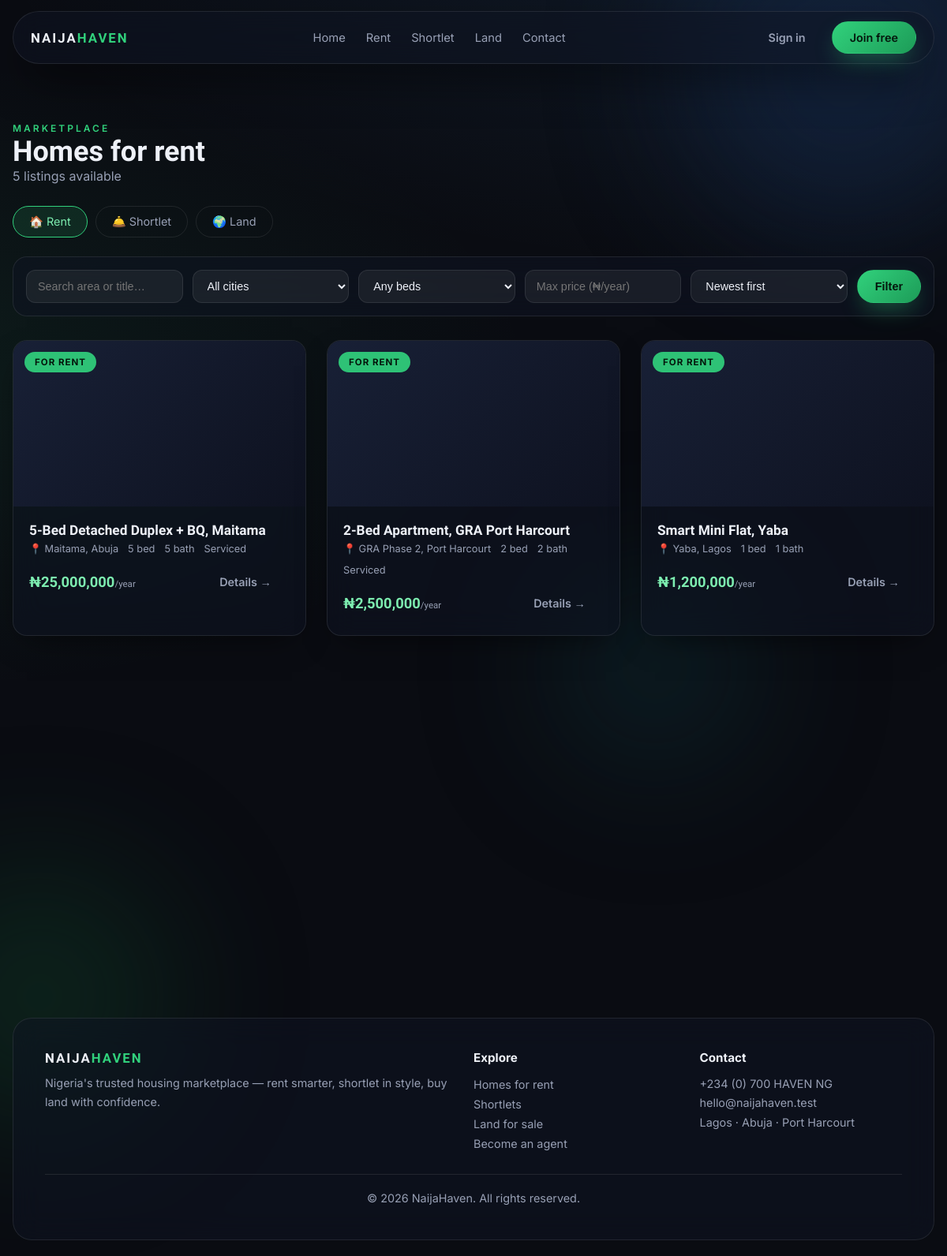
Page /rent.php on the committed database.
### tables this page shows
CREATE TABLE listings (
  id INT AUTO_INCREMENT PRIMARY KEY,
  agent_id INT NOT NULL,
  title VARCHAR(180) NOT NULL,
  listing_type ENUM('rent','shortlet','land') NOT NULL,
  city VARCHAR(60) NOT NULL,
  area VARCHAR(80) NOT NULL,
  address VARCHAR(255) DEFAULT NULL,
  bedrooms TINYINT DEFAULT NULL,
  bathrooms TINYINT DEFAULT NULL,
  toilets TINYINT DEFAULT NULL,
  size_sqm INT DEFAULT NULL,
  furnished TINYINT(1) DEFAULT 0,
  serviced TINYINT(1) DEFAULT 0,
  title_doc VARCHAR(80) DEFAULT NULL,        
  price_year DECIMAL(14,2) DEFAULT NULL,     
  price_night DECIMAL(12,2) DEFAULT NULL,    
  price_total DECIMAL(15,2) DEFAULT NULL,    
  description TEXT,
  image_url VARCHAR(500) DEFAULT NULL,
  featured TINYINT(1) DEFAULT 0,
  status ENUM('pending','approved','rejected','taken') DEFAULT 'pending',
  rating_avg DECIMAL(2,1) DEFAULT NULL,
  rating_count INT NOT NULL DEFAULT 0,
  created_at TIMESTAMP DEFAULT CURRENT_TIMESTAMP,
  FOREIGN KEY (agent_id) REFERENCES users(id) ON DELETE CASCADE,
  INDEX idx_browse (status, listing_type, city)
);

### rent.php (called while the page is built, shortened)
<?php
require_once __DIR__ . '/includes/header.php';
$type = 'rent';
require __DIR__ . '/includes/listing.php';
require_once __DIR__ . '/includes/footer.php';

### includes/card.php (the view, shortened to what this page needs)
<div class="car-card glass reveal" style="position:relative">
  <a class="car-card-link" href="property.php?id=<?= $l['id'] ?>">
    <div class="car-media">
      <span class="badge badge-<?= $l['listing_type'] ?>"><?= type_label($l['listing_type']) ?></span>
    </div>
    <div class="car-body">
      <h3><?= e($l['title']) ?></h3>
      <div class="car-meta">
        <span>📍 <?= e($l['area']) ?>, <?= e($l['city']) ?></span>
        <?php if ($l['listing_type'] === 'land'): ?>
          <span><?= number_format($l['size_sqm']) ?> sqm</span>
          <?php if ($l['title_doc']): ?><span><?= e($l['title_doc']) ?></span><?php endif; ?>
        <?php else: ?>
          <span><?= (int)$l['bedrooms'] ?> bed</span><span><?= (int)$l['bathrooms'] ?> bath</span>
          <?php if ($l['serviced']): ?><span>Serviced</span><?php endif; ?>
        <?php endif; ?>
      </div>
      <div class="car-foot">
        <span class="price"><?= listing_price($l) ?></span>
        <span class="btn btn-ghost"><?= $l['listing_type'] === 'shortlet' ? 'Book →' : 'Details →' ?></span>
      </div>
    </div>
  </a>
</div>

### includes/listing.php (shortened to what this page needs)
<?php
$priceCol = ['rent' => 'price_year', 'shortlet' => 'price_night', 'land' => 'price_total'][$type];
$titles = ['rent' => 'Homes for rent', 'shortlet' => 'Shortlet apartments', 'land' => 'Land for sale'];
$maxp = (float)($_GET['maxp'] ?? 0);
$q    = trim($_GET['q'] ?? '');
$sort = $_GET['sort'] ?? 'newest';
$where = ["status='approved'", 'listing_type=:t'];
$params = [':t' => $type];
$order = match($sort) {
    'price_asc'  => "$priceCol ASC",
    'price_desc' => "$priceCol DESC",
    default      => 'id DESC',
};
$whereSql = implode(' AND ', $where);
$countStmt = $pdo->prepare("SELECT COUNT(*) FROM listings WHERE $whereSql");
$countStmt->execute($params);
$totalRows = (int)$countStmt->fetchColumn();
$perPage = 12;
[$page, $offset] = paginate_offset($perPage);
$stmt = $pdo->prepare("SELECT * FROM listings WHERE $whereSql ORDER BY $order LIMIT $perPage OFFSET $offset");
$stmt->execute($params);
$rows = $stmt->fetchAll();
?>
<section class="section">
  <div class="section-head reveal show">
    <div>
      <span class="kicker">Marketplace</span>
      <h2><?= $titles[$type] ?></h2>
      <p><?= $totalRows ?> listing<?= $totalRows === 1 ? '' : 's' ?> available</p>
    </div>
  </div>
  <div class="type-tabs reveal show">
    <a href="rent.php" class="<?= $type === 'rent' ? 'active' : '' ?>">🏠 Rent</a>
    <a href="shortlet.php" class="<?= $type === 'shortlet' ? 'active' : '' ?>">🛎️ Shortlet</a>
    <a href="land.php" class="<?= $type === 'land' ? 'active' : '' ?>">🌍 Land</a>
  </div>
  <form class="filterbar glass" method="get">
    <input type="text" name="q" placeholder="Search area or title…" value="<?= e($q) ?>">
    <select name="city">
      <option value="">All cities</option>
    </select>
    <?php if ($type !== 'land'): ?>
    <select name="beds">
      <option value="0">Any beds</option>
    </select>
    <?php endif; ?>
    <input type="number" name="maxp" placeholder="Max price (₦<?= $type === 'shortlet' ? '/night' : ($type === 'rent' ? '/year' : '') ?>)" value="<?= $maxp ?: '' ?>">
    <select name="sort">
      <option value="newest" <?= $sort === 'newest' ? 'selected' : '' ?>>Newest first</option>
    </select>
    <button class="btn btn-gold" type="submit">Filter</button>
  </form>
  <div class="grid">
    <?php foreach ($rows as $l) include __DIR__ . '/card.php'; ?>
  </div>
</section>

### config.php (shortened to what this page needs)
<?php
function e($str) { return htmlspecialchars((string)$str, ENT_QUOTES, 'UTF-8'); }
function money($n) { return CURRENCY . number_format((float)$n, 0); }
function listing_price($l) {
    switch ($l['listing_type']) {
        case 'rent':     return money($l['price_year']) . '<small>/year</small>';
    }
    return '';
}
function type_label($t) {
    return ['rent' => 'For Rent', 'shortlet' => 'Shortlet', 'land' => 'Land'][$t] ?? $t;
}
function paginate_offset($perPage, $paramName = 'page') {
    $page = max(1, (int)($_GET[$paramName] ?? 1));
    return [$page, ($page - 1) * $perPage];
}

### assets/css/style.css (style rules this page uses)
:root { --bg:#0a0c12; --bg2:#101423; --card:rgba(255,255,255,.045); --stroke:rgba(255,255,255,.09); --text:#eef1f8; --muted:#98a0b5; --gold:#31d17c; --gold2:#7dedb0; --accent:#f0c463; --radius:18px; --shadow:0 25px 60px -15px rgba(0,0,0,.65); }
* { margin:0;padding:0;box-sizing:border-box }
html { scroll-behavior:smooth }
body { font-family:'Inter',system-ui,sans-serif;background:var(--bg);color:var(--text); min-height:100vh;overflow-x:hidden; background-image:radial-gradient(1000px 500px at 80% -10%,rgba(77,163,255,.10),transparent), radial-gradient(800px 400px at -10% 30%,rgba(49,209,124,.08),transparent); }
h1,h2,h3,.logo { font-family:'Sora',sans-serif }
a { color:inherit;text-decoration:none }
.glass { background:rgba(16,20,35,.55);backdrop-filter:blur(18px);-webkit-backdrop-filter:blur(18px);border:1px solid var(--stroke) }
.btn { display:inline-flex;align-items:center;gap:8px;padding:11px 22px;border-radius:999px; font-weight:600;font-size:.9rem;border:1px solid transparent;cursor:pointer; transition:transform .25s cubic-bezier(.2,.8,.3,1.2),box-shadow .25s,background .25s }
.btn-gold { background:linear-gradient(135deg,var(--gold),#1d9c58);color:#04160c;box-shadow:0 12px 30px -8px rgba(49,209,124,.45) }
.btn-ghost { color:var(--muted) }
.section { max-width:1200px;margin:70px auto;padding:0 16px }
.section-head { display:flex;align-items:end;justify-content:space-between;margin-bottom:28px;gap:16px;flex-wrap:wrap }
.section-head h2 { font-size:clamp(1.6rem,3vw,2.3rem) }
.section-head p { color:var(--muted) }
.kicker { color:var(--gold);letter-spacing:3px;font-size:.75rem;text-transform:uppercase;font-weight:600 }
.grid { display:grid;grid-template-columns:repeat(auto-fill,minmax(300px,1fr));gap:26px }
.car-card { border-radius:var(--radius);overflow:hidden;position:relative;transform-style:preserve-3d; transition:transform .18s ease-out,box-shadow .3s;will-change:transform;box-shadow:0 15px 40px -18px rgba(0,0,0,.7) }
.car-media { position:relative;height:210px;background:linear-gradient(135deg,#182036,#0e1220);overflow:hidden }
.car-media .badge { position:absolute;top:14px;left:14px;padding:6px 13px;border-radius:999px;font-size:.72rem; font-weight:700;letter-spacing:1px;text-transform:uppercase;backdrop-filter:blur(8px) }
.badge-rent { background:rgba(49,209,124,.92);color:#04160c }
.car-body { padding:20px;transform:translateZ(30px) }
.car-body h3 { font-size:1.08rem;margin-bottom:6px }
.car-meta { display:flex;gap:12px;flex-wrap:wrap;color:var(--muted);font-size:.8rem;margin-bottom:14px }
.car-foot { display:flex;justify-content:space-between;align-items:center }
.price { font-family:'Sora';font-weight:800;font-size:1.15rem;color:var(--gold2) }
.price small { color:var(--muted);font-weight:400;font-size:.72rem }
.filterbar { display:flex;gap:12px;flex-wrap:wrap;padding:16px;border-radius:var(--radius);margin-bottom:30px }
.filterbar select,.filterbar input { background:rgba(255,255,255,.06);border:1px solid var(--stroke);color:var(--text); padding:11px 14px;border-radius:12px;font-size:.9rem;outline:none;flex:1;min-width:140px }
.filterbar option { background:var(--bg2) }
.reveal { opacity:0;transform:translateY(30px);transition:opacity .7s ease,transform .7s cubic-bezier(.2,.8,.3,1) }
.reveal.show { opacity:1;transform:none }
.type-tabs { display:flex;gap:10px;flex-wrap:wrap;margin-bottom:24px }
.type-tabs a { padding:10px 20px;border-radius:999px;border:1px solid var(--stroke);color:var(--muted);font-size:.9rem;transition:.25s }
.type-tabs a:hover,.type-tabs a.active { background:rgba(49,209,124,.12);border-color:var(--gold);color:var(--gold2) }

### rows in the picture
listings: listing_type "FOR RENT", title "5-Bed Detached Duplex + BQ, Maitama", area "Maitama", city "Abuja", bedrooms "5", bathrooms "5", serviced "Serviced", price_year "₦25,000,000", shows "Details →"
listings: listing_type "FOR RENT", title "2-Bed Apartment, GRA Port Harcourt", area "GRA Phase 2", city "Port Harcourt", bedrooms "2", bathrooms "2", serviced "Serviced", price_year "₦2,500,000", shows "Details →"
listings: listing_type "FOR RENT", title "Smart Mini Flat, Yaba", area "Yaba", city "Lagos", bedrooms "1", bathrooms "1", price_year "₦1,200,000", shows "Details →"

### other values in the picture
$titles[$type] "Homes for rent"
$totalRows "5"
SITE_NAME "NaijaHaven"
